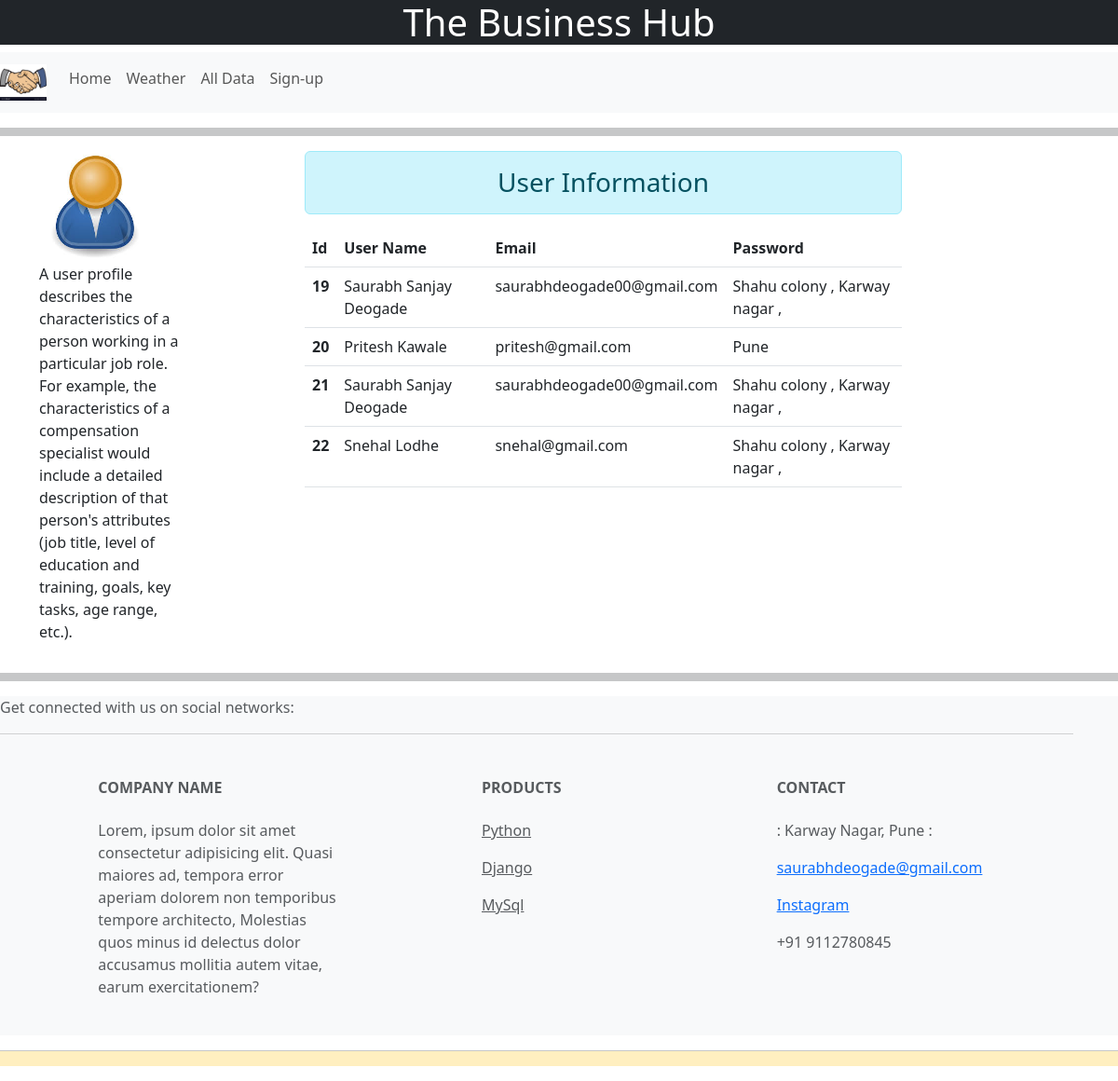
The page /Data/ on the database its author committed.
### app1/models.py (models this page shows)
class Userinfo(models.Model):
    name = models.CharField( max_length=50)
    email = models.EmailField(max_length=254)
    address = models.CharField(max_length=50)

### app1/views.py (the view)
# urls.py: path('Data/',views.show, name='Data'),
def show(request):
    data = Userinfo.objects.all()
    return render(request, 'show.html',{'data':data})

### app1/templates/show.html (shortened to what this page needs)
<!DOCTYPE html>
{% load static %}
<html lang="en">
<head>
    <link rel="stylesheet" href="{% static "css/style.css" %}">
</head>
<body>
    {% include "nav.html" %} <hr class='bg-dark p-1'>
    <div class="container">
        <div class="row">
            <div class="col-2">
                <img src="{% static 'images/images.jpeg' %}" alt="error" width='120'>
                <p>A user profile describes the characteristics of a person working in a particular job role. For example, the characteristics of a compensation specialist would include a detailed description of that person's attributes (job title, level of education and training, goals, key tasks, age range, etc.).</p>
            </div>
            <div class="col-sm-7 offset-1">
                <h3 class='text-center alert alert-info'>User Information</h3>
                {% if data %}
                    <table class="table table-hover">
                        <thead class='bg-success'>
                          <tr>
                            <th scope="col">Id</th>
                            <th scope="col">User Name</th>
                            <th scope="col">Email</th>
                            <th scope="col">Password</th>
                          </tr>
                        </thead>
                        <tbody>
                        {% for i in data  %}
                          <tr>
                            <th scope="row">{{i.id}}</th>
                            <td>{{i.name}}</td>
                            <td>{{i.email}}</td>
                            <td>{{i.address}}</td>
                          </tr>
                        </tbody>
                        {% endfor %}
                      </table>
                {% else %}
                <h3 class='text-center alert alert-info'>No Records Found </h3>
                {% endif %}
            </div>
        </div>
    </div>
    <hr class='bg-dark p-1'>
    {% include "footer.html" %}
    <hr class='bg-warning p-2'>
</body>
</html>

### app1/templates/nav.html
{% load static %}
<link rel="stylesheet" href="{% static 'css/style.css' %}">
<h1 class='text-white text-center bg-dark'>The Business Hub </h1>
<nav class="navbar navbar-expand-lg navbar-light bg-light sticky-top">
  <div class="collapse navbar-collapse" >
    <div class="navbar-nav text-white">
      <a class="navbar-brand" href="#"><img src="{% static 'images/shakehand.jpg' %}" alt="error" hight='50' width='50'></a>
      <a class="nav-item nav-link" href="{% url "Home" %}">Home </a>
      <a class="nav-item nav-link" href="{% url "Weather" %}">Weather</a>
      <a class="nav-item nav-link" href="{% url "Data" %}">All Data</a>
      <a class="nav-item nav-link" href="{% url "Sign-up" %}">Sign-up</a>
    </div>
  </div>
</nav>

### app1/templates/footer.html (shortened to what this page needs)
{% load static %}
<link rel="stylesheet" href="{% static 'css/style.css' %}">
<footer class="text-center text-lg-start bg-light text-muted">
    <section class="">
        <div class="me-5 d-none d-lg-block">
            <span>Get connected with us on social networks:</span> <hr>
        </div>
        <div class="container text-center text-md-start mt-5">
            <div class="row mt-3">
                <div class="col-md-4 col-lg-4 col-xl-3 mx-auto mb-4">
                    <h6 class="text-uppercase fw-bold mb-4">
                        Company name
                    </h6>
                    <p>
                    Lorem, ipsum dolor sit amet consectetur adipisicing elit. Quasi maiores ad, tempora error aperiam dolorem non temporibus tempore architecto, Molestias quos minus id delectus dolor accusamus mollitia autem vitae, earum exercitationem?
                    </p>
                </div>
                <div class="col-md-4 col-lg-2 col-xl-2 mx-auto mb-4">
                    <h6 class="text-uppercase fw-bold mb-4">
                        Products
                    </h6>
                    <p><a href="#!" class="text-reset">Python</a></p>
                    <p><a href="#!" class="text-reset">Django</a></p>
                    <p><a href="#!" class="text-reset">MySql</a> </p>
                </div>
                <div class="col-md-4 col-lg-3 col-xl-3 mx-auto mb-md-0 mb-4">
                    <h6 class="text-uppercase fw-bold mb-4">Contact</h6>
                    <p>: Karway Nagar, Pune :</p>
                    <p><a href="#">saurabhdeogade@gmail.com</a></p>
                    <p><a href="https://www.instagram.com/?next=%2F">Instagram</a></p>
                    <p>+91 9112780845 </p>
                </div>
            </div>
        </div>
    </section>
</footer>

### rows shown on the page
Userinfo: id "19", name "Saurabh Sanjay Deogade", email "saurabhdeogade00@gmail.com", address "Shahu colony , Karway nagar ,"
Userinfo: id "20", name "Pritesh Kawale", email "pritesh@gmail.com", address "Pune"
Userinfo: id "21", name "Saurabh Sanjay Deogade", email "saurabhdeogade00@gmail.com", address "Shahu colony , Karway nagar ,"
Userinfo: id "22", name "Snehal Lodhe", email "snehal@gmail.com", address "Shahu colony , Karway nagar ,"
